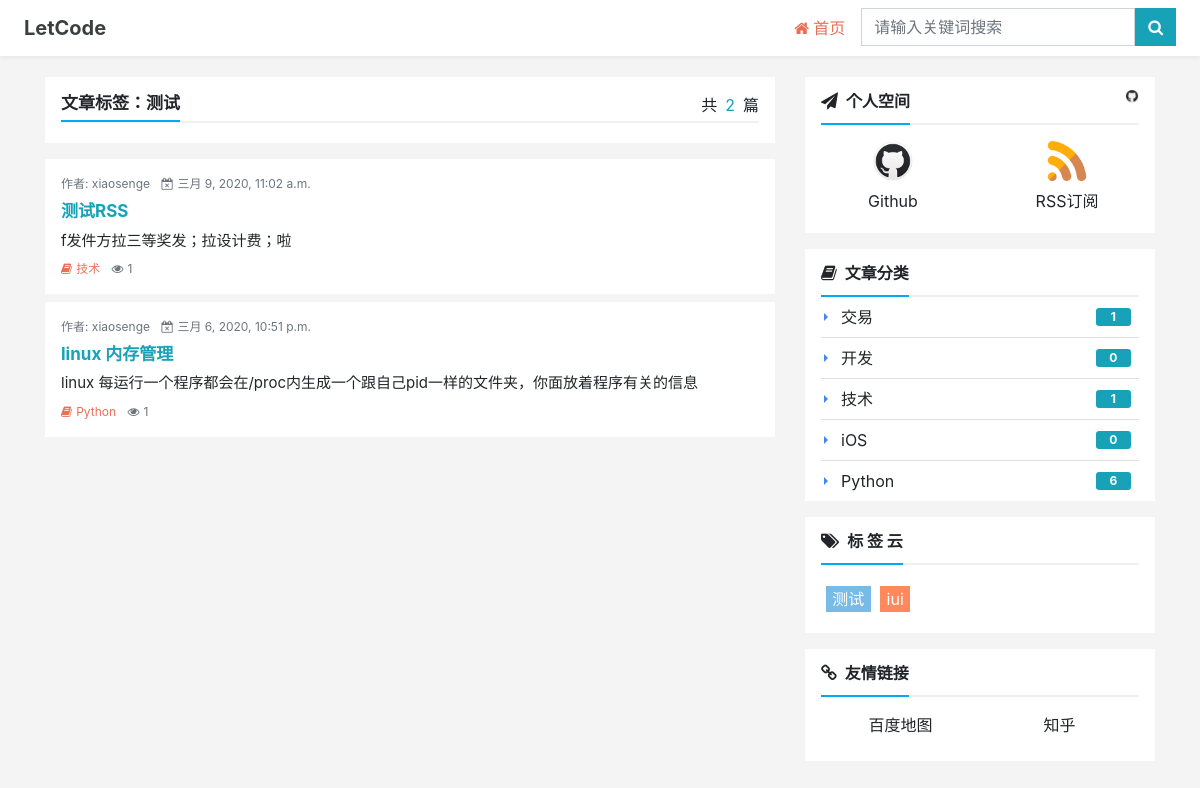
/ntag/2, run on an earlier commit of the app's database.
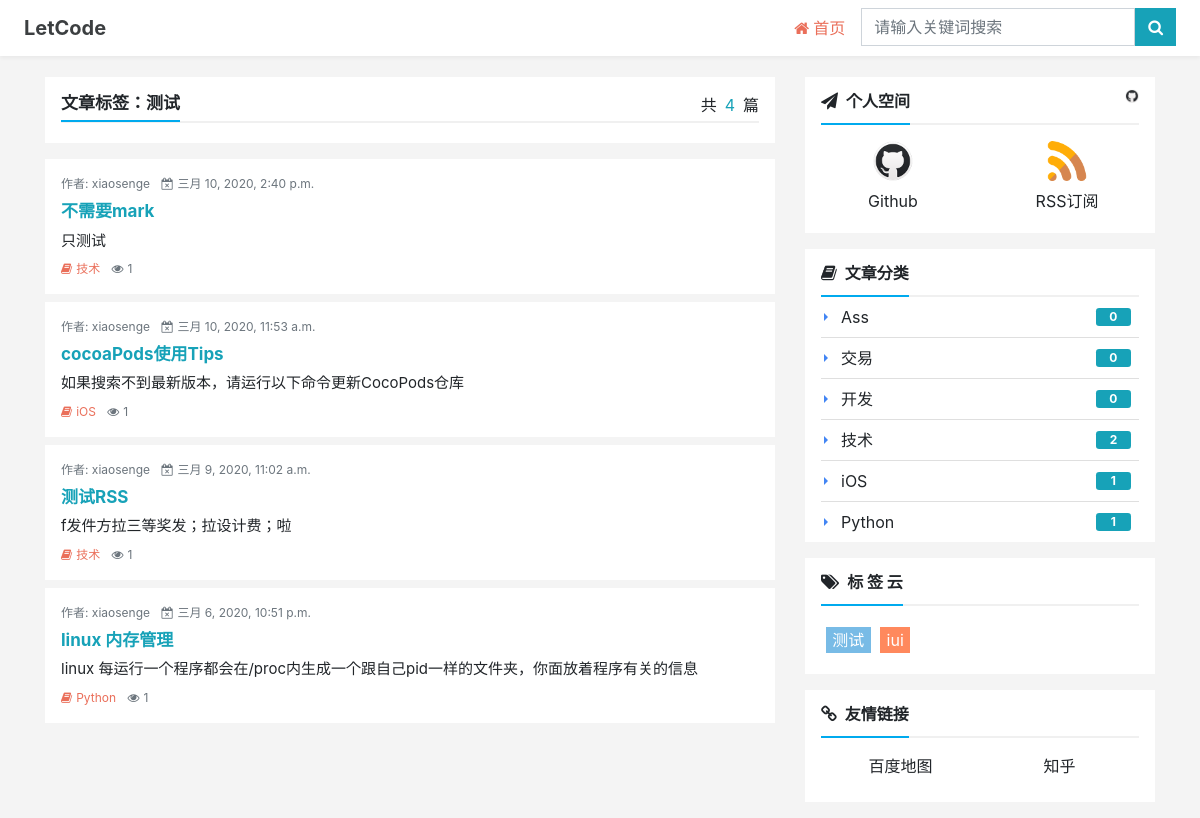
And on a later commit of the database.
### blog/models.py (models this page shows, shortened)
class Post(models.Model):
    STATUS_NORMAL = 1
    STATUS_DELETE = 0
    STATUS_DRAFT = 2
    STATUS_ITEMS = [
        (STATUS_NORMAL,'正常'),
        (STATUS_DRAFT, '草稿'),
        (STATUS_DELETE, '删除')
    ]
    title = models.CharField(max_length=255, verbose_name='标题')
    desc = models.CharField(max_length=1024,blank=True, verbose_name='摘要')
    content = models.TextField(verbose_name='正文',help_text='正文必须为Markdown格式')
    status = models.PositiveIntegerField(default=STATUS_NORMAL, choices=STATUS_ITEMS, verbose_name='状态')
    create_time = models.DateTimeField(auto_now_add=True, verbose_name='创建时间')
    category = models.ForeignKey(Category,on_delete=models.CASCADE,verbose_name='分类')
    tag = models.ManyToManyField(Tag,verbose_name='标签')
    owner = models.ForeignKey(User,on_delete=models.CASCADE, verbose_name='作者')
    is_md = models.BooleanField(default=False,verbose_name='使用markdown语法')
    content_html = models.TextField(verbose_name='正文html格式', blank=True, editable=False)
    pv = models.PositiveIntegerField(default=1)
    uv = models.PositiveIntegerField(default=1)
    @staticmethod
    def get_by_tag(tag_id):
        try:
            tag = Tag.objects.get(id=tag_id)
        except Tag.DoesNotExist:
            tag = None
            post_list = []
        else:
            post_list = tag.post_set.filter(status=Post.STATUS_NORMAL).select_related('owner','category')
        return post_list,tag
    class Meta:
        verbose_name = verbose_name_plural = '文章'
        ordering = ['-id']

class Category(models.Model):
    STATUS_NORMAL = 1
    STATUS_DELETE = 0
    STATUS_ITEMS = [
        (STATUS_NORMAL,'正常'),
        (STATUS_DELETE, '删除')
    ]
    name = models.CharField(max_length=50, verbose_name='名称')
    status = models.PositiveIntegerField(default=STATUS_NORMAL,choices=STATUS_ITEMS,verbose_name='状态')
    is_nav = models.BooleanField(default=False,verbose_name='是否为导航')
    owner = models.ForeignKey(User,on_delete=models.CASCADE,verbose_name='作者')
    create_time = models.DateTimeField(auto_now_add=True,verbose_name='创建时间')
    desc = models.CharField(max_length=2020,verbose_name='分类描述',default='')
    def link_post_count(self):
        return Post.objects.filter(category_id=self.id).count()
    class Meta:
        verbose_name = verbose_name_plural = '分类'
        ordering = ['-id']

class Tag(models.Model):
    STATUS_NORMAL = 1
    STATUS_DELETE = 0
    STATUS_ITEMS = [
        (STATUS_NORMAL,'正常'),
        (STATUS_DELETE, '删除')
    ]
    name = models.CharField(max_length=10, verbose_name='名称')
    status = models.PositiveIntegerField(default=STATUS_NORMAL,choices=STATUS_ITEMS,verbose_name='状态')
    owner = models.ForeignKey(User,on_delete=models.CASCADE,verbose_name='作者')
    create_time = models.DateTimeField(auto_now_add=True,verbose_name='创建时间')
    desc = models.CharField(max_length=2020, verbose_name='标签描述', default='')
    class Meta:
        verbose_name = verbose_name_plural = '标签'

### config/models.py (models this page shows)
class Link(models.Model):
    STATUS_NORMAL = 1
    STATUS_DELETE = 0
    STATUS_ITEMS = [
        (STATUS_NORMAL,'正常'),
        (STATUS_DELETE, '删除')
    ]
    title = models.CharField(max_length=50, verbose_name='标题')
    status = models.PositiveIntegerField(default=STATUS_NORMAL, choices=STATUS_ITEMS, verbose_name='状态')
    href = models.URLField(verbose_name='链接')
    weight = models.PositiveIntegerField(default=1,
                                         choices=zip(range(1,6),range(1,6)),
                                         verbose_name='权重',
                                         help_text='权重高展示顺序靠前')
    owner = models.ForeignKey(User,on_delete=models.CASCADE, verbose_name='作者')
    create_time = models.DateTimeField(auto_now_add=True, verbose_name='创建时间')
    class Meta:
        verbose_name = verbose_name_plural = '友链'

### blog/views.py (the view)
# urls.py: path('ntag/<int:tag_id>',TagIndexView.as_view(), name='ntag-detail'),
class TagIndexView(ListView):
    queryset = Post.lastes_posts()
    paginate_by = 8
    template_name = 'blog/_tag.html'
    context_object_name = 'post_list'
    def get_context_data(self, *args, **kwargs):
        context = super(TagIndexView, self).get_context_data(**kwargs)
        tags = Tag.objects.filter(status=Tag.STATUS_NORMAL)
        categorys = Category.objects.filter(status=Category.STATUS_NORMAL)
        tag_id = self.kwargs.get('tag_id')
        tag = get_object_or_404(Tag, pk=tag_id)
        post_list = Post.get_by_tag(tag_id)[0]
        links = Link.objects.filter(status=Link.STATUS_NORMAL)
        context.update({
            'keyword': '',
            'tags': tags,
            'categorys': categorys,
            'links': links,
            'post_list': post_list,
            'tag': tag,
        })
        return context

### typeidea/templates/blog/_tag.html (shortened to what the changed rows need)
{% load static %}
<!doctype html>
<html lang="en">
<head>
    <link href="https://cdn.bootcss.com/twitter-bootstrap/4.3.1/css/bootstrap.min.css" rel="stylesheet">
    <link href="https://cdn.bootcss.com/font-awesome/4.7.0/css/font-awesome.min.css" rel="stylesheet">
    <link href="{% static 'css/blog/base.css' %}" rel="stylesheet"/>
</head>
<body>
<main>
<div class="container">
    <div class="row">
        <div class="col-lg-8">
            <div class="description bg-white px-3 pt-3 pb-1">
                <p class="float-right mb-0">共<span class="mx-2 text-info">{{ post_list.count }}</span>篇</p>
                <h1 class="f-17"><strong>文章标签：{{ tag.name }}</strong></h1>
            </div>
<div class="summary-list">
    {% for post in post_list %}
    <div class="media mb-1 mb-sm-2 p-2 p-lg-3">
        <div class="media-body">
            <div class="text-muted mb-2 f-12">
                <span>作者: {{ post.owner.username }}</span>
                <span><i class="fa fa-calendar-times-o ml-2 mr-1"></i>{{ post.create_time }}</span>
            </div>
            <h2 class="mt-0 font-weight-bold text-info f-17">
                <a href="{% url 'npost-detail' post.id %}" target="_blank">{{ post.title }}</a>
            </h2>
            <p class="d-none d-sm-block mb-2 f-15">{{ post.desc }}</p>
            <div class="text-muted mb-0 f-12">
                <a class="cate" href="{% url 'ncategory-detail' post.category.id %}" title="查看当前分类下更多文章">
                    <i class="fa fa-book mr-1"></i>{{ post.category.name }}</a>
                <span><i class="fa fa-eye ml-2 mr-1"></i>{{ post.pv }}</span>
            </div>
        </div>
    </div>
    {% endfor%}
</div>
        </div>
        <div class="col-lg-4">
            <div class="card border-0 rounded-0 px-3 mb-2 mb-md-3" id="category-card">
    <ul class="list-group list-group-flush f-16">
        {% for cate in categorys %}
        <li class="list-group-item d-flex justify-content-between align-items-center pr-2 py-2">
            <a class="category-item" href="{% url 'ncategory-detail' cate.id %}"
               title="查看{{ cate.name }}分类下所有文章">{{ cate.name }}</a>
            <span class="badge text-center" title="当前分类下有{{ cate.link_post_count }}篇文章">{{ cate.link_post_count }}</span>
        </li>
        {% endfor %}
    </ul>
</div>
            <div class="card border-0 rounded-0 px-3 mb-2 mb-md-3" id="tag-card">
    <div class="card-body px-0 py-3">
        <div class="tag-cloud">
            {% for tag in tags %}
                <a href="{% url 'ntag-detail' tag.id %}" class="tags f-16" id="tag-1"
               title="{{ tag.name }}标签下有3篇文章">{{ tag.name }}</a>
            {% endfor %}
        </div>
    </div>
</div>
            <div class="d-none d-lg-block">
    <div class="card border-0 rounded-0 px-3 mb-2 mb-md-3" id="friends-card">
        <div class="card-body px-0 py-3">
            <div class="tool-list">
                {% for link in links %}
                <div class="w-50 float-left text-center mb-2">
                    <div class="mx-2">
                        <a href="{{ link.href }}" title="{{ link.title }}" target="_blank">
                            {{ link.title }}</a>
                    </div>
                </div>
                {% endfor %}
            </div>
        </div>
    </div>
</div>
        </div>
    </div>
</div>
</main>
</body>
</html>

What changed in the data, as far as the page shows it:
added Post: owner.username "xiaosenge", create_time "三月 10, 2020, 2:40 p.m.", title "不需要mark", desc "只测试", category.name "技术", pv "1"
added Post: owner.username "xiaosenge", create_time "三月 10, 2020, 11:53 a.m.", title "cocoaPods使用Tips", desc "如果搜索不到最新版本，请运行以下命令更新CocoPods仓库", category.name "iOS", pv "1"
added Category: name "Ass", link_post_count "0"
computed for Category "交易": link_post_count "1" → "0"
computed for Category "技术": link_post_count "1" → "2"
computed for Category "iOS": link_post_count "0" → "1"
computed for Category "Python": link_post_count "6" → "1"
Also different on the page:
{{ post_list.count }}: "2" → "4"
